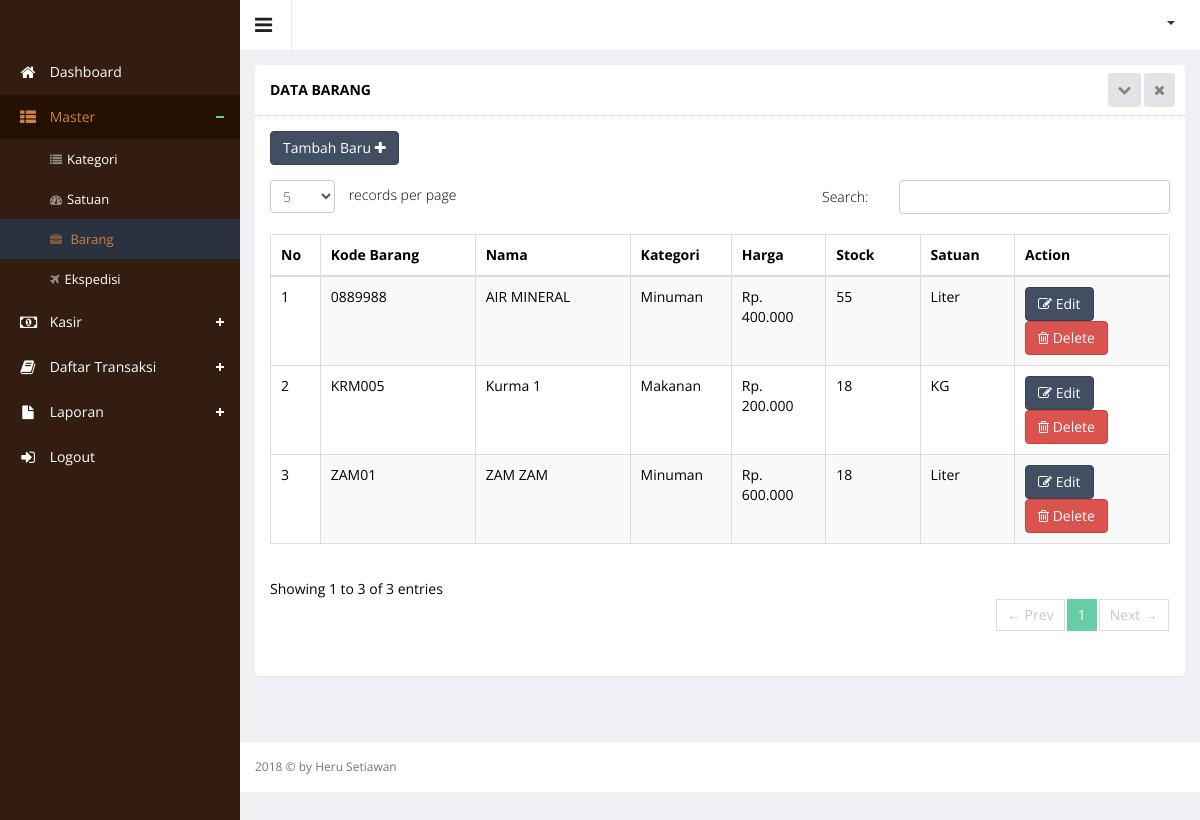
Screenshot of /index.php?hal=master/barang/list (signed in) with the database file from the repository.
### tables this page shows
CREATE TABLE `barang` (
  `id` int(11) NOT NULL,
  `kdbrg` varchar(50) NOT NULL,
  `nmbrg` varchar(100) NOT NULL,
  `harga` int(11) NOT NULL,
  `stock` int(11) NOT NULL,
  `tanggal` datetime NOT NULL,
  `category_id` int(11) NOT NULL,
  `id_satuan` int(11) NOT NULL
);

CREATE TABLE `category` (
  `category_id` int(11) NOT NULL,
  `category_name` varchar(250) DEFAULT NULL,
  `category_status` enum('Y','N') DEFAULT NULL
);

CREATE TABLE `satuan` (
  `id_satuan` int(5) NOT NULL,
  `nmsatuan` varchar(50) NOT NULL
);

### master/barang/list.php (the view, shortened to what this page needs)
<div class="wrapper">
    <div class="row">
        <div class="col-sm-12">
            <section class="panel">
                <header class="panel-heading">
                    Data Barang
                    <span class="tools pull-right">
                        <a href="javascript:;" class="fa fa-chevron-down"></a>
                        <a href="javascript:;" class="fa fa-times"></a>
                     </span>
                </header>
                <div class="panel-body">
                    <div class="adv-table editable-table ">
                        <div class="clearfix">
                            <div class="btn-group">
                                <a href="?hal=master/barang/add">
                                    <button data-toggle="modal" class="btn btn-primary">
                                        Tambah Baru <i class="fa fa-plus"></i>
                                    </button>
                                </a>
                            </div>
                        </div>
                        <table class="table table-striped table-hover table-bordered" id="editable-sample">
                            <thead>
                            <tr>
                                <th width="5%">No</th>
                                <th width="15%">Kode Barang</th>
                                <th width="15%">Nama</th>
                                <th width="10%">Kategori</th>
                                <th width="10%">Harga</th>
                                <th width="10%">Stock</th>
                                <th width="10%">Satuan</th>
                                <th width="15%">Action</th>
                            </tr>
                            </thead>
                            <tbody>
                            <?php
                            $no = 1;
                            $queryProduct = $connect->query("SELECT barang.id, barang.kdbrg, barang.nmbrg, barang.harga, barang.stock, category.category_id, category.category_name, satuan.id_satuan, satuan.nmsatuan
                             FROM barang
                             JOIN category ON barang.category_id = category.category_id
                             JOIN satuan ON barang.id_satuan = satuan.id_satuan
                             ORDER BY id DESC
                             ");
                            while ($rowProduct = mysqli_fetch_array($queryProduct)) {
                                ?>
                                 <tr class="">
                                 	<td><?php echo $no++ ?></td>
                                    <td><?php echo $rowProduct['kdbrg'] ?></td>
                                    <td><?php echo $rowProduct['nmbrg'] ?></td>
                                    <td><?php echo $rowProduct['category_name'] ?></td>
                                    <td>Rp. <?php echo number_format($rowProduct['harga'], 0, ',', '.'); ?></td>
                                    <td><?php echo $rowProduct['stock'] ?></td>
                                    <td><?php echo $rowProduct['nmsatuan'] ?></td>
                                    <td>
                                        <a href="?hal=master/barang/edit&id=<?php echo $rowProduct['id']; ?>">
                                            <button class="btn btn-primary" type="submit"><i class="fa fa-edit"
                                                                                             aria-hidden="true"></i>
                                                Edit
                                            </button>
                                        </a>
                                        <a href="?hal=master/barang/list&hapus=<?php echo $rowProduct['id']; ?>">
                                        <button class="btn btn-danger" type="submit" name="hapus"><i
                                                        class="fa fa-trash-o"></i> Delete
                                            </button>
                                        </a>
                                    </td>
                                </tr>
                            <?php } ?>
                            </tbody>
                        </table>
                    </div>
                </div>
            </section>
        </div>
    </div>
</div>

### rows the page displays
barang: kdbrg "0889988", nmbrg "AIR MINERAL", category.category_name "Minuman", harga "400.000", stock "55", id_satuan.nmsatuan "Liter"
barang: kdbrg "KRM005", nmbrg "Kurma 1", category.category_name "Makanan", harga "200.000", stock "18", id_satuan.nmsatuan "KG"
barang: kdbrg "ZAM01", nmbrg "ZAM ZAM", category.category_name "Minuman", harga "600.000", stock "18", id_satuan.nmsatuan "Liter"
